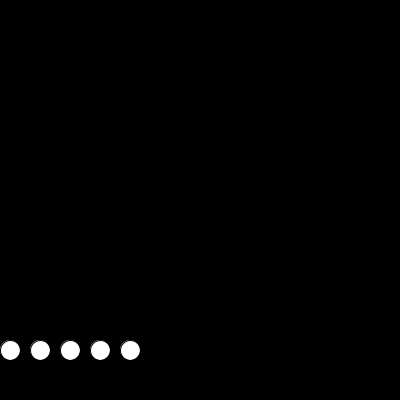
Frame 1 (no input)
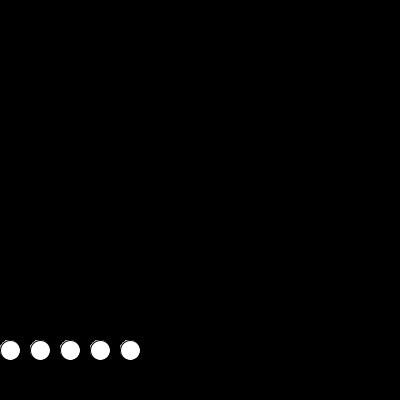
Frame 60 (the mouse pressed at the canvas centre just before this capture)
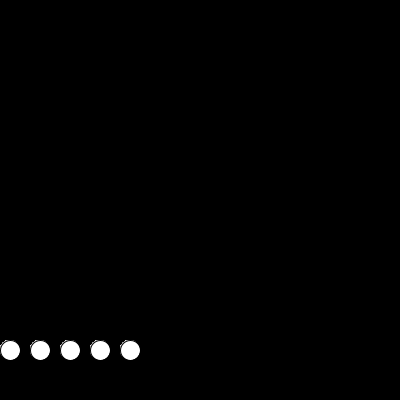
Frame 120 (the mouse held since frame 60 and released just before this capture)

The Processing sketch that drew these frames (run headless with seeded random() and noise(); from frame 60 on, the mouse is pressed at the canvas centre):

// Processing sketch: processing_97953
// ── processing_97953.pde

int x1 = 10;
int y1 = 350;
int x2 = x1+30;
int y2 = y1+30;
int x3 = x2+30;
int y3 = y2+30;
int x4 = x3+30;
int x5 = x4+30;
float[] a = new float[100];
float[] b = new float[100];
float[] c = new float[100];
float[] d = new float[100];

float x[] = new float [500];
float y[] = new float [500];
float xx1[] = new float [500];
float yx1[] = new float [500];
float line[] = new float [500];
boolean xover = false;
boolean yover = false;
int radians = 360;
float [] cos_vals = new float [radians];
float [] tan_vals = new float [radians];
float r = random (10,10);
float angulo=20;
int i=0;


void setup() {
  size (400,400);
  stroke(0);
  background(0);
  smooth();
}
void draw() {
  ellipse  (x1,y1,20,20);
  ellipse  (x2,y1,20,20);
  ellipse  (x3,y1,20,20);
  ellipse  (x4,y1,20,20);
  ellipse  (x5,y1,20,20);
  xover = true; 
    yover = true;
  

}
void mousePressed() {
  if ((mouseX >= x1)&&(mouseX <= x1 +20)&&(mouseY >= y1)&&(mouseY <= y1 + 20) 
    &&(mousePressed)) { 
    for(int i=0;i < 100;i++)  {
      a[i]=random(0,400);
      b[i]=random(0,300);
      c[i]=random(0,200);
      d[i]=random(0,400);  
      stroke(0);
      fill(0+i,1*i,0+i+i,4*i);
      rect(c[i]-1,i,a[i],d[i]-1) ;
    }
  }
  if ((mouseX >= x2)&&(mouseX <= x2 +20)&&(mouseY >= y1)&&(mouseY <= y1 + 20) 
    &&(mousePressed)) { 
    for(int e=0;e < 100;e++)  {
      a[e]=random(0,400);
      b[e]=random(0,200);
      c[e]=random(0,200);
      d[e]=random(0,300);  
      stroke(0);
      fill(100,0,e,2*e);
      triangle(d[e],e,c[e],e,a[e],1) ;
    }

  }
  if ((mouseX >= x3)&&(mouseX <= (x3 +20))&&(mouseY >= y1)&&(mouseY <= (y1 + 20)) 
    &&(mousePressed)) { 
    for(int f=0;f < 100;f++)  {
      a[f]=random(0,300);
      b[f]=random(0,300);
      c[f]=random(300,400);
      d[f]=random(0,200);  
      stroke(0);
      fill(0,100,0,f);
      //quad(c[f], d[f], b[f], d[f], d[f], a[f], d[f], d[f]);
      ellipse(a[f],c[f],d[f],b[f]) ;
    }
  }
  if ((mouseX >= x4)&&(mouseX <= (x4 +20))&&(mouseY >= y1)&&(mouseY <= (y1 + 20)) 
    &&(mousePressed)) { 
   
    stroke(0,200,10,100);//verde
    for(i=0;i<500;i++)
    {
      //circulo pintando
     xx1[i] = 200 + (50* tan(angulo));
    yx1[i] = 200 + (50* cos(angulo));
    angulo=angulo+0.01;
   line(200, 200, xx1[i], yx1[i]);  
  }
   stroke(0,0,100,100);//zul
    for(i=0;i<500;i++)
    {
      //pacman pintando
     xx1[i] = 100 + (50* sin(angulo));
    yx1[i] = 100 + (50* cos(angulo));
    angulo=angulo+0.01;
   line(100, 100, xx1[i], yx1[i]);  
  }
     
  } 
  
 if ((mouseX >= x5)&&(mouseX <= (x5 +20))&&(mouseY >= y1)&&(mouseY <= (y1 + 20)) 
    &&(mousePressed)) { 
    background(0);
  }
}
